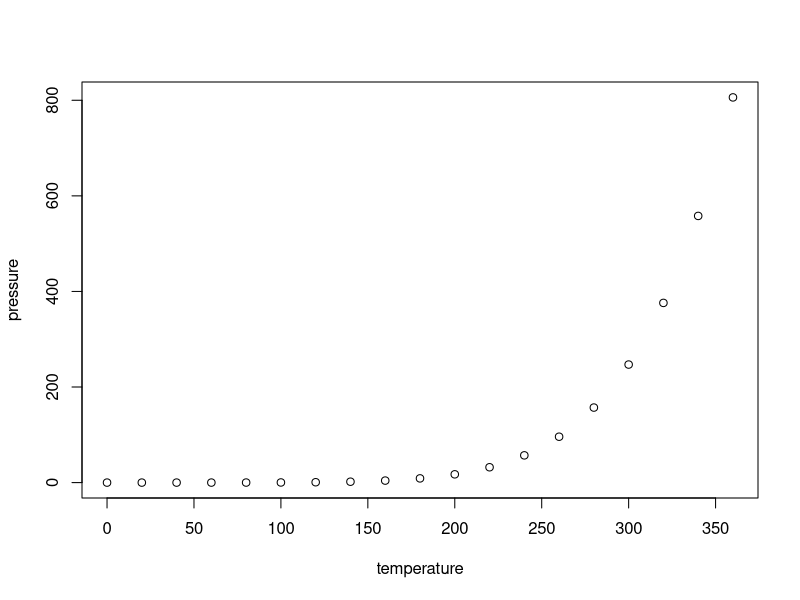
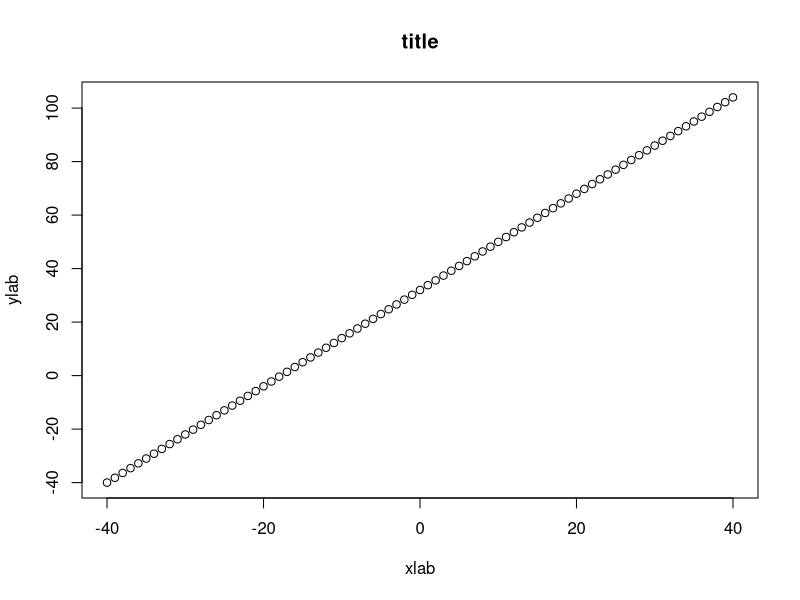

Reproduce these figures in R, in order.
## ---- chunk 1
knitr::opts_chunk$set(echo = TRUE)
## ---- chunk 2
summary(cars)
## ---- chunk 3
plot(pressure)
print(plot)
## ---- chunk 4
a = 3
y = 4
x <- y + 2
b <- a + 2


print(x+b)
## ---- chunk 5

all_C_temps <- seq(-40, 40, 1)
all_F_temps <- all_C_temps * 9/5 + 32


plot(x=all_C_temps, y=all_F_temps, xlab="xlab", ylab="ylab", main="title")

## ---- chunk 6
a = 3
y = 4
x <- y + 2
b <- a + 2


print(x+b)
## ---- chunk 7
a = 2
y = 6
x <- y + 5
b <- a + 4


print(x+b)
## ---- chunk 8
a = 2
y = 6
x <- y + 5
b <- a + 4


print(x+b)
